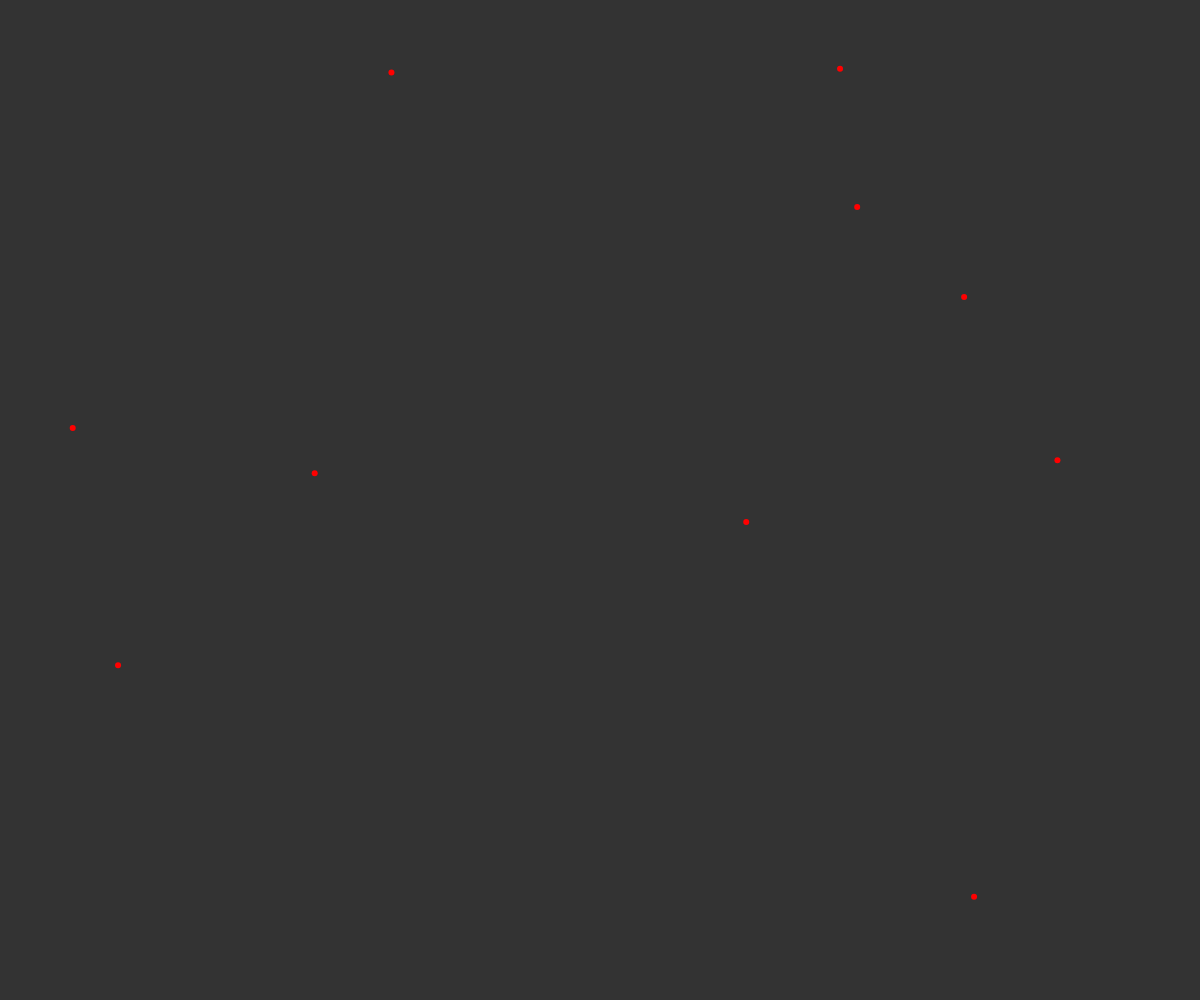
Frame 1 (no input)
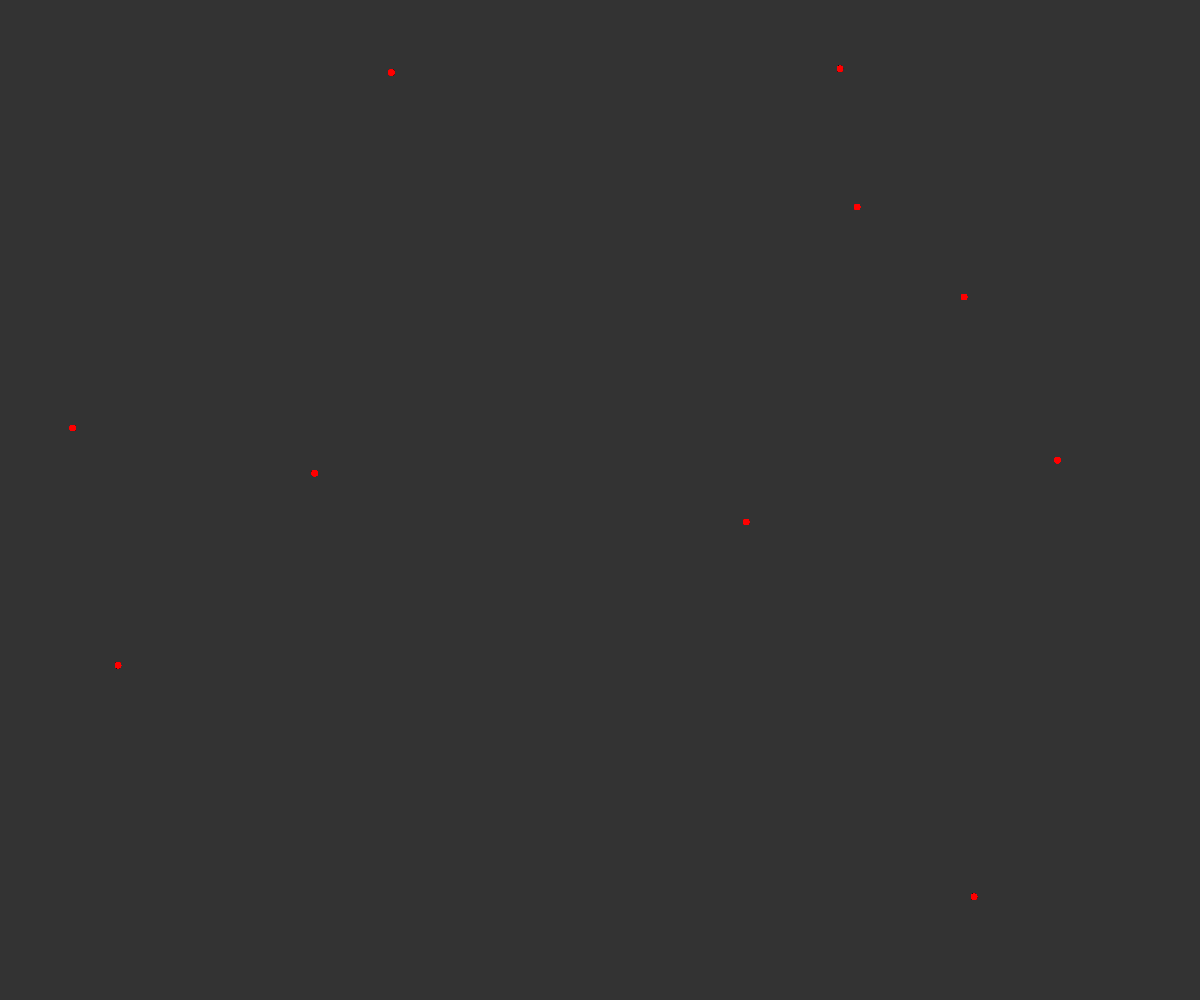
Frame 60 (no input)
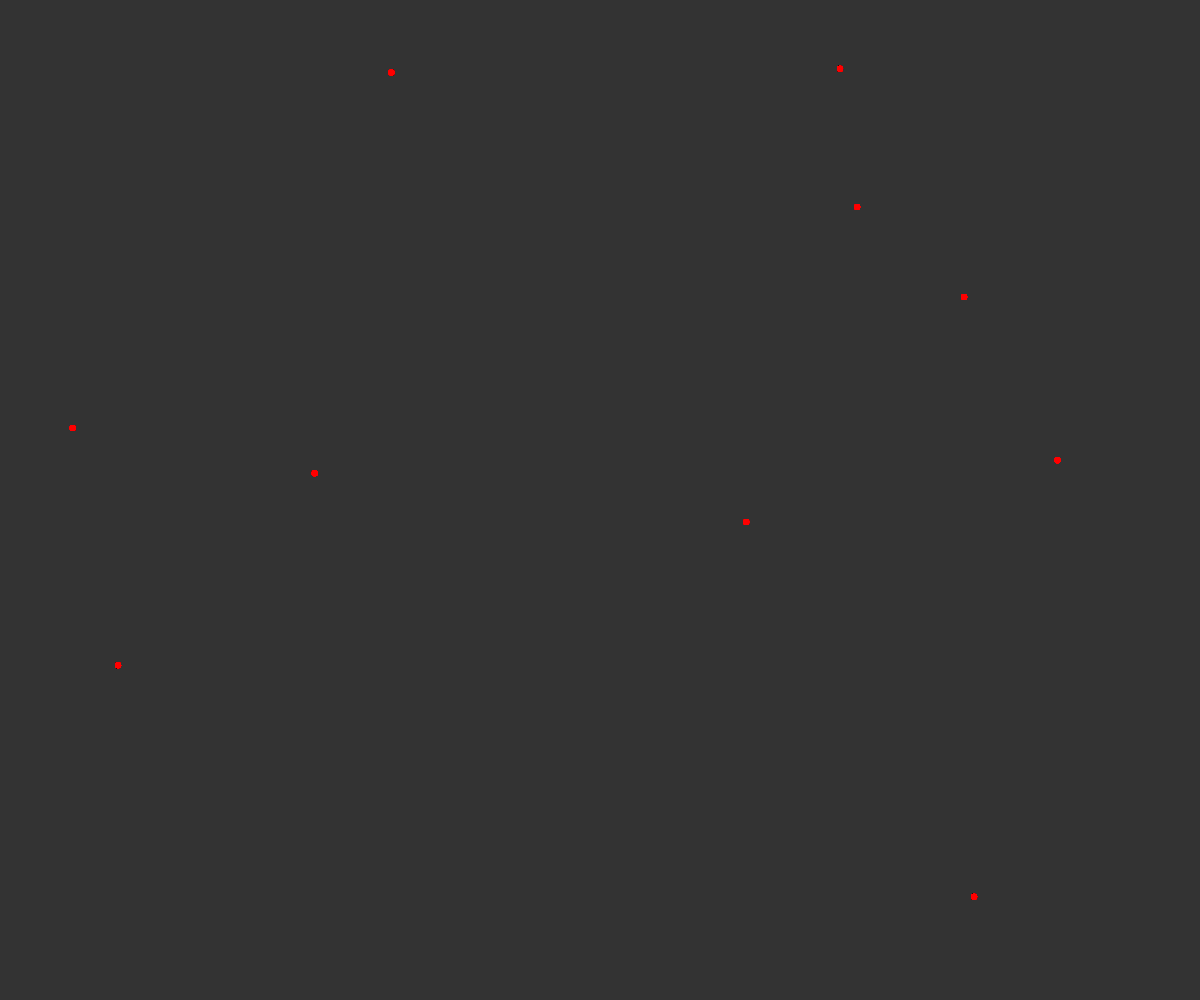
Frame 120 (the mouse pressed at the canvas centre since frame 60)

The p5.js sketch that drew these frames (run headless with seeded random() and noise() and a simulated clock; from frame 60 on, the mouse is pressed at the canvas centre):

// p5.js sketch
// ── sketch.js
/**
 * @Author: viviennemulvey
 * @Date:   2020-09-23T09:26:27+01:00
 * @Last modified by:   viviennemulvey
 * @Last modified time: 2021-03-04T18:17:26+00:00
 */

let points = [];
let distance = 50;
let numOfPoints = 10;


function setup() {
  canvas = createCanvas(windowWidth, windowHeight);
  background(51);

  for (var i = 0; i < numOfPoints; i++) {
    points.push(new Point(random(0, windowWidth), random(0, windowHeight), 3));
  }
}

function draw() {


  for (let i = 0; i < points.length; i++) {
    let point1 = points[i];
    point1.render();
    //point1.update();

    for (let j = 0; j < points.length; j++) {
      let point2 = points[j];
      //point2.update();
      if (dist(point1.position.x, point1.position.y, point2.position.x, point2.position.y) < distance) {

        for (let k = 0; k < points.length; k++) {
          let point3 = points[k];
          //point3.update();
          if (dist(point3.position.x, point3.position.y, point2.position.x, point2.position.x) < distance) {
            beginShape();
            vertex(point3.position.x, point3.position.y);
            vertex(point2.position.x, point2.position.x, );
            vertex(point2.position.x, point1.position.x, );
            endShape();
          }
        }
      }
    }
  }
}
// ── point.js
/**
 * @Author: viviennemulvey
 * @Date:   2020-09-23T09:26:27+01:00
 * @Last modified by:   viviennemulvey
 * @Last modified time: 2021-03-04T18:17:26+00:00
 */



class Point{
constructor(x ,y, r){
  this.position = createVector(x,y);
  this.radius = 3;
  //this.colour = c;
  this.floatX = random(-0.1,0.1);
  this.floatY = random(-0.1,0.1);
  this.velocity = createVector(this.floatX , this.floatY);
}

render(){
  fill(255,0,0);
  noStroke();
  ellipse(this.position.x, this.position.y, this.radius * 2)
}

update(){
  if(dist(this.position.x , this.position.y , 0 , 0) > this.radius){
    this.velocity * -1;
    this.position = this.velocity;
  }
  else{
    this.position = this.velocity;
  }

}
}
